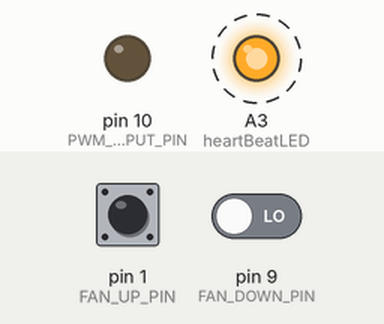
Simulated run of this sketch. Board: Arduino Nano, built with avr-gcc and run on an emulated ATmega328P. On the bench: output pins drawn as LEDs (lit = HIGH). Dashed ring = blinking. The test bench sets the inputs (shaded band); at power-on: pin 1 (FAN_UP_PIN) LOW, pin 9 (FAN_DOWN_PIN) LOW.

Above: at 7.9 s.
8.0 s: pin 1 (FAN_UP_PIN) pulled HIGH for 0.15 s
At 8.7 s:
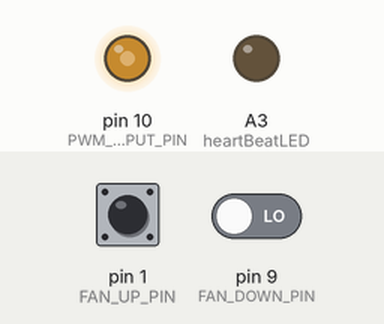
At 14.1 s:
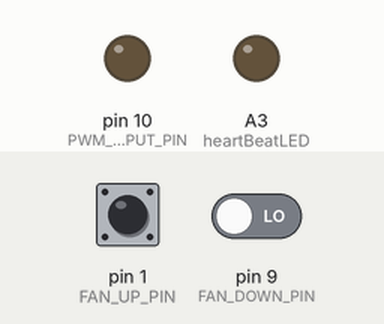
Timing chart, 0 to 20.7 s (numbered marks = the images above; inputs shaded):
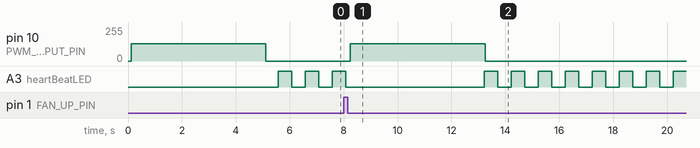

Measured:
- after the input at 8.0 s, pin 10 (PWM_OUTPUT_PIN): 0/255 → 128/255 after 0.25 s, → 0/255 5.0 s later
- by itself, A3 (heartBeatLED): repeats every 1.0 s: HIGH 0.50 s, LOW 0.50 s

The sketch:

PWMTest.ino
```cpp
/*
 * PWMTest - an app to generate PWM at various duty cycles and frequencies
 */

#include "LongPressDetector.h"
#include "PAPRHwDefs.h"
#include "MySerial.h"
#include "Timer.h"

const int PWM_OUTPUT_PIN = BUZZER_PIN; // FAN_PWM_PIN;

//uint8_t timer;
uint8_t bit;
//uint8_t port;
volatile uint8_t* out;

void initDigitalWrite(uint8_t pin)
{
    //timer = digitalPinToTimer(pin);
    bit = digitalPinToBitMask(pin);
    uint8_t port = digitalPinToPort(pin);

    //if (port == NOT_A_PIN) return;

    // If the pin that support PWM output, we need to turn it off
    // before doing a digital write.
    //if (timer != NOT_ON_TIMER) turnOffPWM(timer);

    out = portOutputRegister(port);
}

void myDigitalWrite(uint8_t pin, uint8_t val)
{
    uint8_t oldSREG = SREG;
    cli();

    if (val == LOW) {
        *out &= ~bit;
    } else {
        *out |= bit;
    }

    SREG = oldSREG;
}

// When using myDigitalWrite at

void generatePWM(unsigned long durationMicros, unsigned int frequencyHz, unsigned int dutyCyclePercent)
{
    //analogWrite(PWM_OUTPUT_PIN, dutyCyclePercent * 2.55);
    //delay(durationMicros / 1000);
    //analogWrite(PWM_OUTPUT_PIN, 0);
    //return;

    unsigned long periodMicros = (1000000.0 / frequencyHz);
    unsigned int highMicros = (dutyCyclePercent / 100.0) * periodMicros;
    unsigned int lowMicros = periodMicros - highMicros;
    unsigned long elapsedMicros = 0;

    // compensate for the time spent in myDigitalWrite
    //if (highMicros > 1) highMicros -= 1;
    if (lowMicros > 1) lowMicros -= 1;

    myPrintf("Playing: freq %u, duty cycle %d, highMicros %u, lowMicros %u\r\n", frequencyHz, dutyCyclePercent, highMicros, lowMicros);
    while (elapsedMicros < durationMicros) {
        myDigitalWrite(PWM_OUTPUT_PIN, HIGH);
        delayMicroseconds(highMicros);
        myDigitalWrite(PWM_OUTPUT_PIN, LOW);
        delayMicroseconds(lowMicros);
        elapsedMicros += periodMicros;
    }
}

//const unsigned int freqs[] = { 200, 400, 600, 1000, 1500, 2000, 3000, 6400, 12800, 15000, 20000, 25000, 30000, 40000, 50000, 60000 };
const unsigned int freqs[] = { 200, 400, 600, 1000, 1200, 1400, 1600, 1800, 2000, 2100, 2200, 2300, 2400, 2500, 2600, 3000, 4000 };
const int dutyCycles[] = { 0, 10, 30, 50, 70, 90, 100 };
const int numFreqs = sizeof(freqs) / sizeof(int);
const int numDutyCycles = sizeof(dutyCycles) / sizeof(int);
int currentFrequency = 0;
int currentDutyCycle = 3;

void onFrequencyChange(const int)
{
    currentFrequency = (currentFrequency + 1) % numFreqs;
    myPrintf("Freq %u\r\n", freqs[currentFrequency]);
}

//void onDutyCycleChange(const int)
//{
//    currentDutyCycle = (currentDutyCycle + 1) % numDutyCycles;
//    myPrintf("Duty cycle %d\r\n", dutyCycles[currentDutyCycle]);
//}

void onPlay(const int)
{
    generatePWM(5000000, freqs[currentFrequency], dutyCycles[currentDutyCycle]);
}

LongPressDetector frequencyButton(FAN_DOWN_PIN, 50, onFrequencyChange);
LongPressDetector playButton(FAN_UP_PIN, 50, onPlay);

int heartBeatPeriod = 500;
bool toggle = false;
Timer heartBeat;
const int heartBeatLED = ERROR_LED_PIN;

void heartBeatCallback()
{
    toggle = !toggle;
    digitalWrite(heartBeatLED, toggle ? LED_ON : LED_OFF);
    heartBeat.start(heartBeatCallback, heartBeatPeriod);
}

void setup() {
    initSerial();
    myPrintf("PWM Tester\r\n");
    myPrintf("Press UP button to generate N seconds of PWM\r\n");
    myPrintf("Press DOWN button to change PWM frequency\r\n");

    pinMode(PWM_OUTPUT_PIN, OUTPUT);
    //analogWrite(FAN_PWM_PIN, 0);
    analogWrite(PWM_OUTPUT_PIN, 0);

    pinMode(heartBeatLED, OUTPUT);
    heartBeat.start(heartBeatCallback, heartBeatPeriod);

    initDigitalWrite(PWM_OUTPUT_PIN);
    myDigitalWrite(PWM_OUTPUT_PIN, LOW);
}

void loop() {
    playButton.update();
    frequencyButton.update();
    heartBeat.update();
}
```

LongPressDetector.h
```cpp
#pragma once
#include "PAPRHwDefs.h"

/********************************************************************
 * Long Press detector for buttons
 ********************************************************************/

class LongPressDetector {
private:
    unsigned int _pin;
    unsigned long _longPressMillis;
    void (*_callback)(const int);
    int _currentState;
    unsigned long _pressMillis;
    bool _callbackCalled;

public:
    LongPressDetector(const int pin, unsigned long longPressMillis, void(*callback)(const int))
        : _pin(pin), _longPressMillis(longPressMillis), _callback(callback),
        _currentState(BUTTON_RELEASED), _pressMillis(0), _callbackCalled(true) {}

    void update()
    {
        int state = digitalRead(_pin);

        if (state == BUTTON_PUSHED) {
            if (_currentState == BUTTON_PUSHED) {
                // The button is already pressed. See if the button has been pressed long enough to be a long press.
                if (!_callbackCalled && (millis() - _pressMillis > _longPressMillis)) {
                    _callback(state);
                    _callbackCalled = true;
                }
            } else {
                // The button has just been pushed. Record the start time of this press.
                _pressMillis = millis();
                _callbackCalled = false;
            }
        }
        _currentState = state;
    }
};
```

MySerial.cpp
```cpp
#include "MySerial.h"
#include "PAPRHwDefs.h"
#include <SoftwareSerial.h>

#define MOSI_PIN 11  /* PB3 */
#define MOSO_PIN 12  /* PB4 */
const int serialRxPin = MOSO_PIN;
const int serialTxPin = MOSI_PIN;

SoftwareSerial mySerial(serialRxPin, serialTxPin);

void myPrintf(const char* __fmt, ...) {
	va_list args;
	char buffer[200];
	va_start(args, __fmt);
	vsnprintf(buffer, sizeof(buffer), __fmt, args);
	va_end(args);
	mySerial.print(buffer);
}

void initSerial() {
	mySerial.begin(57600);
}
```

MySerial.h
```cpp
#pragma once

void initSerial();

void myPrintf(const char* __fmt, ...);
```

PAPRHwDefs.h
```cpp
/*
* PAPRHwDefs.h
*
* This header file defines all the input/output pins on the v2 PAPR board.
*/
#pragma once
#include "Arduino.h"

//================================================================
// OUTPUT PINS
const int FAN_PWM_PIN            =  5;  /* PD5 Analog:  0-255 duty cycle     */
const int BATTERY_LED_LOW_PIN    = A0;  /* PC0 Digital: LOW = on, HIGH = off */
const int BATTERY_LED_MED_PIN    = A1;  /* PC1 Digital: LOW = on, HIGH = off */
const int BATTERY_LED_HIGH_PIN   = A2;  /* PC2 Digital: LOW = on, HIGH = off */
const int ERROR_LED_PIN          = A3;  /* PC3 Digital: LOW = on, HIGH = off */
const int FAN_LOW_LED_PIN        = A4;  /* PC4 Digital: LOW = on, HIGH = off */
const int FAN_MED_LED_PIN        = A5;  /* PC5 Digital: LOW = on, HIGH = off */
const int FAN_HIGH_LED_PIN       =  0;  /* PD0 Digital: LOW = on, HIGH = off */
const int BUZZER_PIN             = 10;  /* PB2 Analog:  0-255 duty cycle     */
const int VIBRATOR_PIN           =  2;  /* PD2 Digital: LOW = off, HIGH = on */

const int LED_ON = LOW;
const int LED_OFF = HIGH;

const int BUZZER_ON = 64; // I tried different numbers and this one sounded the best :)
const int BUZZER_OFF = 0;

//================================================================
// INPUT PINS
const int BATTERY_VOLTAGE_PIN    = A7;  /* PC7 Analog:  values range from roughly 0x100 (6 volts) to 0x300 (24 volts) */
const int MONITOR_PIN            =  7;  /* PD7 Digital: LOW = power down button pushed */
const int FAN_RPM_PIN            =  3;  /* PD3 Digital: square wave, frequency proportional to RPM */
const int FAN_UP_PIN             =  1;  /* PD1 Digital: LOW = pushed, HIGH = released */
const int FAN_DOWN_PIN           =  9;  /* PB1 Digital: LOW = pushed, HIGH = released */

const int BUTTON_PUSHED = LOW;
const int BUTTON_RELEASED = HIGH;
```

Timer.h
```cpp
#pragma once

// A minimal timer utility, that simply gives the ability to
// call a function at a specied future time. There are lots of
// Timer libraries out there that can do much more - this one does less.

class Timer {
public:
    Timer() : _when(0) {}

    // schedules a callback to occur at the specified time interval from now
    void start(void (*callback)(), unsigned int intervalMillis) {
        _when = millis() + intervalMillis;
        _callback = callback;
    }

    // call this from loop()
    void update() {
        if (_when && millis() > _when) {
            _when = 0;
            (*_callback)();
        }
    }

private:
    unsigned long _when;
    void (*_callback)();
};
```
